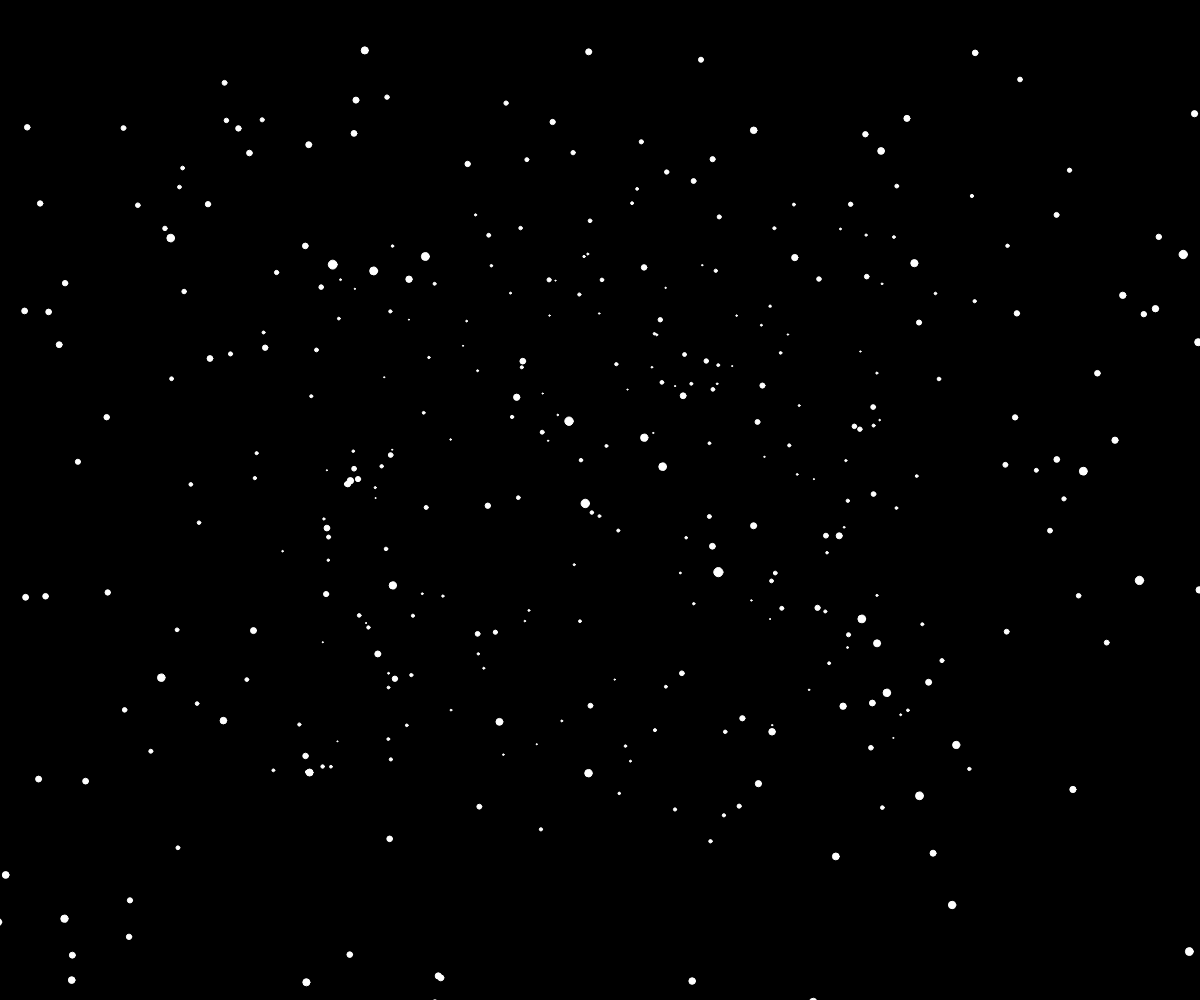
Frame 1 (no input)
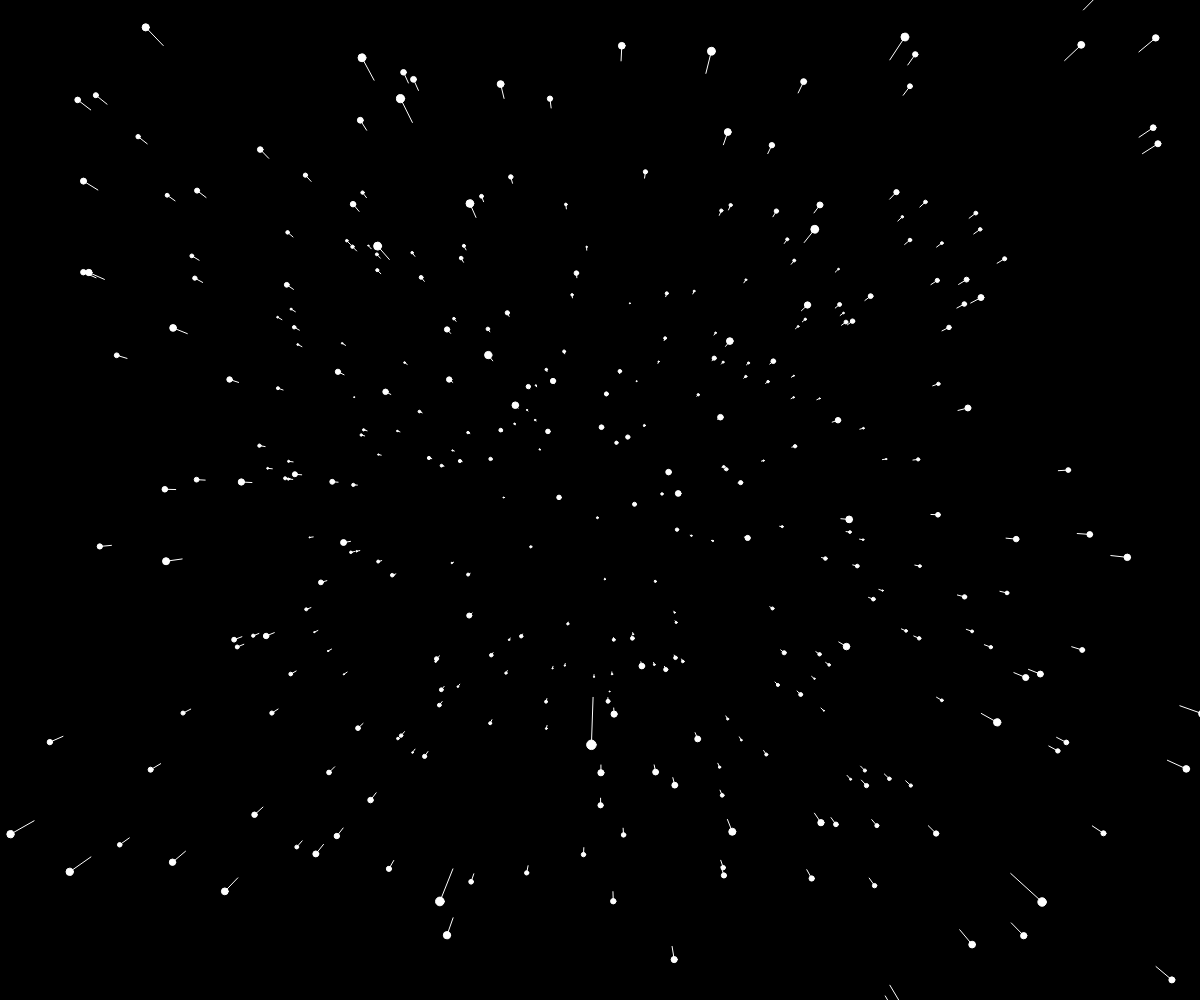
Frame 60 (no input)
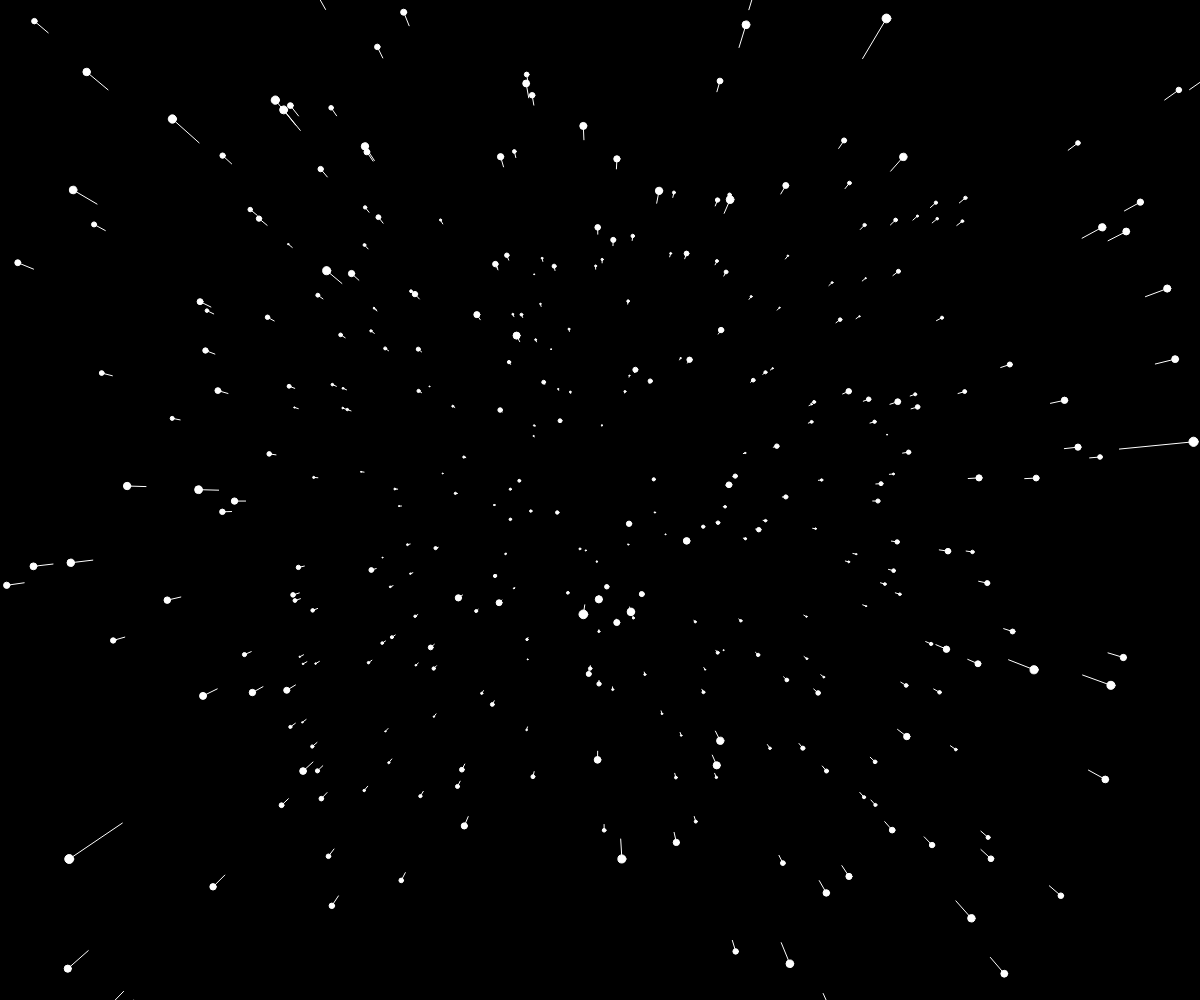
Frame 120 (the mouse pressed at the canvas centre since frame 60)

The p5.js sketch that drew these frames (run headless with seeded random() and noise() and a simulated clock; from frame 60 on, the mouse is pressed at the canvas centre):

// p5.js sketch
// ── sketch.js
//p5canvas에서는 꼬이기때문에 사용
//let width=windowWidth, height=windowHeight;
let stars=[];
let factor=100;
let speedSlider;


function setup() {
  createCanvas(windowWidth, windowHeight); 
  
  //DOM, createSlider(최소값, 최대값, 시작값)
  speedSlider=createSlider(0, 20, 5, 0.1);

  //Vector=(x, y, z)
  for (let i=0; i<500; i++) {
    stars[i]=createVector(
      random(-width*factor, width*factor),   
      random(-height*factor, height*factor), 
      random(10,400));     
      stars[i].pz=stars[i].z;

  } 
} 

function draw() {
  background(0);
  fill(255);
  noStroke();

  //중앙으로 올수 있게 원점 변경
  translate(width/2, height/2);
  for (let star of stars) {
    let x=star.x/star.z;
    let y=star.y/star.z;
    let px=star.x/star.pz;
    let py=star.y/star.pz;
    let d=map(star.z, 0, 400, 10, 1); 
    circle(x, y, d);

    //textSize(d*5);
    //text("*", x, y);
    stroke(255);
    line(x, y, px, py);

    //image -> rect
    star.pz=star.z;
    star.z -= speedSlider.value(); 
    if (star.z<1) {
      star.x=random(-width*factor, width*factor);
      star.y=random(-height*factor, height*factor);
      star.z=400;
      star.pz=400;
    }

  }
}
